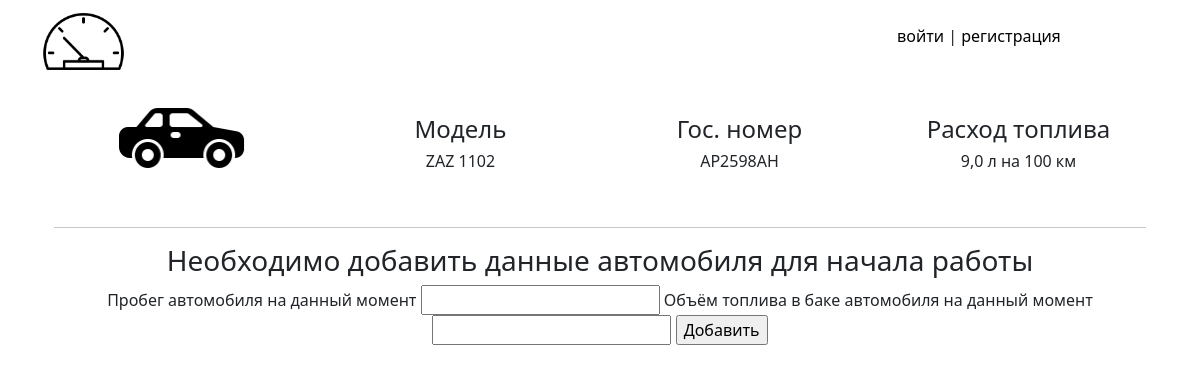
The page /car/2 on the database as committed earlier.
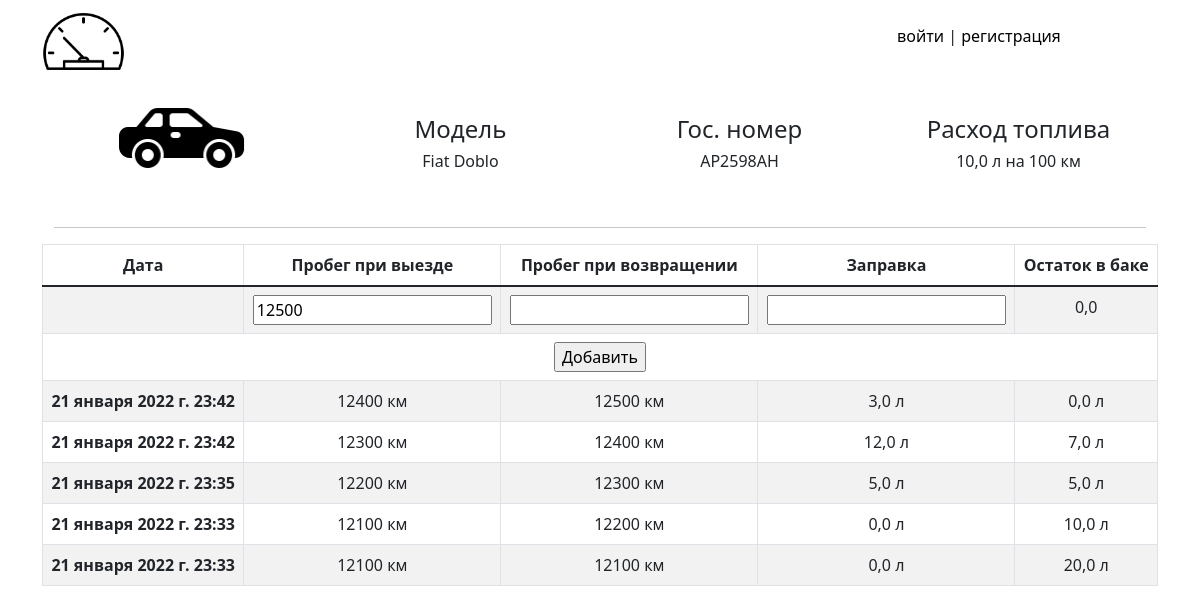
The same page on the database as committed later.
### waybill/models.py (models this page shows, shortened)
class Car(models.Model):
    car_model = models.CharField(max_length=128)
    vin_number = models.CharField(max_length=128)
    state_number = models.CharField(max_length=128)
    car_driver = models.ForeignKey(UpdateUser, on_delete=models.CASCADE, related_name='cars') #UpdateUser
    consumption_per_100 = models.FloatField(default=8.0)

class Fuel(models.Model):
    car = models.ForeignKey(Car, on_delete=models.CASCADE, related_name='fuels')
    date = models.DateTimeField(default=datetime.datetime.now)
    tank_residue = models.FloatField()
    refueling = models.FloatField(default=0, null=True, blank=True)
    start_mileage = models.PositiveIntegerField()
    end_mileage = models.PositiveIntegerField()
    class Meta:
        ordering = ['-date']

### waybill/views.py (the view)
# urls.py: path('car/<int:pk>', views.CarDetailView.as_view(), name='car-detail'),
class CarDetailView(DetailView):
    model = Car
    template_name = 'waybill/car_detail.html'
    context_object_name = 'car'

### waybill/templates/waybill/car_detail.html (shortened to what this page needs)
{% extends 'waybill/base.html' %}
{% load static %}
{% block content %}
    <center>
        <div class="container">
            <div class="row align-items-center">
                <div class="col-3">
                    <img  class="img-fluid w-50" src="{% static 'waybill/img/car.png' %}" alt="Car image">
                </div>
                <div class="col-3">
                    <h4>Модель</h4>
                    <h6>{{ car.car_model }}</h3>
                </div>
                <div class="col-3">
                    <h4> Гос. номер</h4>
                    <h6> {{ car.state_number }}</h3>
                </div>
                <div class="col-3">
                    <h4>Расход топлива</h4>
                    <h6> {{ car.consumption_per_100 }} л на 100 км</h3>
                </div>
            </div>
            <hr>
            <div class="row">
                {% if car.fuels.all|length == 0 %}
                    <div class="col-12">
                        <h3>Необходимо добавить данные автомобиля для начала работы<h3>
                    </div>
                    <form action="{% url 'waybill:add-first-data' car.id %}"  method="post">
                                <label for="start_mileage">Пробег автомобиля на данный момент</label>
                                <input type="text" name='start_mileage'>
                                <label for="tank_residue">Объём топлива в баке автомобиля на данный момент</label>
                                <input type="text" name="tank_residue">
                                <input type="submit" value="Добавить">
                    </form>
                {% else %}
                    <table class="table table-striped text-center table-bordered">
                        <thead>
                            <tr>
                            <th scope="col">Дата</th>
                            <th scope="col">Пробег при выезде</th>
                            <th scope="col">Пробег при возвращении</th>
                            <th scope="col">Заправка</th>
                            <th scope="col">Остаток в баке</th>
                            </tr>
                        </thead>
                        <tbody>
                                <tr>
                                    <th scope="row"></th>
                                    <td><input type="text" form="my_form" name='start_mileage'
                                        {% if car.fuels.all.first.end_mileage == 0 %}
                                            value = "{{ car.fuels.all.first.start_mileage }}"
                                        {% else %}
                                            value = "{{ car.fuels.all.first.end_mileage }}"
                                        {% endif %}
                                        ></td>
                                    <td><input type="text" form="my_form" name='end_mileage'></td>
                                    <td><input type="text" form="my_form" name='refueling'></td>
                                    <td><label  form="my_form" name='tank_residue'> {{car.fuels.all.first.tank_residue}}</label></td>
                                </tr>
                                <tr>
                                    <td colspan="5" >
                                        <input type="submit" value='Добавить' form="my_form">
                                    </td>
                                </tr>
                            {% for fuel in car.fuels.all %}
                                <tr>
                                    <th scope="row">{{fuel.date}}</th>
                                    <td>{{fuel.start_mileage}} км</td>
                                    <td>{{fuel.end_mileage}} км</td>
                                    <td>{{fuel.refueling}} л</td>
                                    <td>{{fuel.tank_residue}} л</td>
                                </tr>
                            {% endfor %}
                        </tbody>
                    </table>
                {% endif %}
            </div>
        </div>
    </center>
{% endblock %}

### waybill/templates/waybill/base.html (shortened to what this page needs)
<!DOCTYPE html>
{% load static %}
<html lang="en">
<head>
    <link href="https://cdn.jsdelivr.net/npm/bootstrap@5.1.3/dist/css/bootstrap.min.css" rel="stylesheet">
    <link rel="stylesheet" href="{% static 'waybill/css/custom.css' %}">
</head>
<body>
    <div class="container ">
        <div class="row justify-content-between">
            <div class="col-2">
                <a href="{% url 'waybill:index' %}">
                    <img  class="img-fluid w-50" src="{% static 'waybill/img/logo.png' %}" alt="Logo">
                </a>
            </div>
            <div class="col-3 pt-4">
                {% if user.is_authenticated %}
                    {{ user }} |
                    <a href="{% url 'waybill:logout' %}">выйти</a>
                {% else %}
                        <a href="{% url 'waybill:login' %}">войти</a> |
                        <a href="{% url 'waybill:register' %}">регистрация</a>
                {% endif %}
            </div>
        </div>
        {% block content %}
        {% endblock %}
    </div>
</body>
</html>

### waybill/static/waybill/css/custom.css (style rules this page uses)
a { text-decoration: none; color: black; }

Rows that differ between the two databases and show on the page:
changed Car "AP2598AH": car_model "ZAZ 1102" → "Fiat Doblo"; consumption_per_100 "9,0" → "10,0"; start_mileage (not shown) → "12500"; fuels.all.first.tank_residue (not shown) → "0,0"
added Fuel: date "21 января 2022 г. 23:42", start_mileage "12400", end_mileage "12500", refueling "3,0", tank_residue "0,0"
added Fuel: date "21 января 2022 г. 23:42", start_mileage "12300", end_mileage "12400", refueling "12,0", tank_residue "7,0"
added Fuel: date "21 января 2022 г. 23:35", start_mileage "12200", end_mileage "12300", refueling "5,0", tank_residue "5,0"
added Fuel: date "21 января 2022 г. 23:33", start_mileage "12100", end_mileage "12200", refueling "0,0", tank_residue "10,0"
added Fuel: date "21 января 2022 г. 23:33", start_mileage "12100", end_mileage "12100", refueling "0,0", tank_residue "20,0"
Other text that changed with them:
form field value: (not shown) → "Добавить"
form field value: "Добавить" → (not shown)
text no longer shown: "Необходимо добавить данные автомобиля для начала работы Пробег автомобиля на данный момент Объём топлива в баке автомобиля на данный момент"
text now shown: "Дата Пробег при выезде Пробег при возвращении Заправка Остаток в баке"
